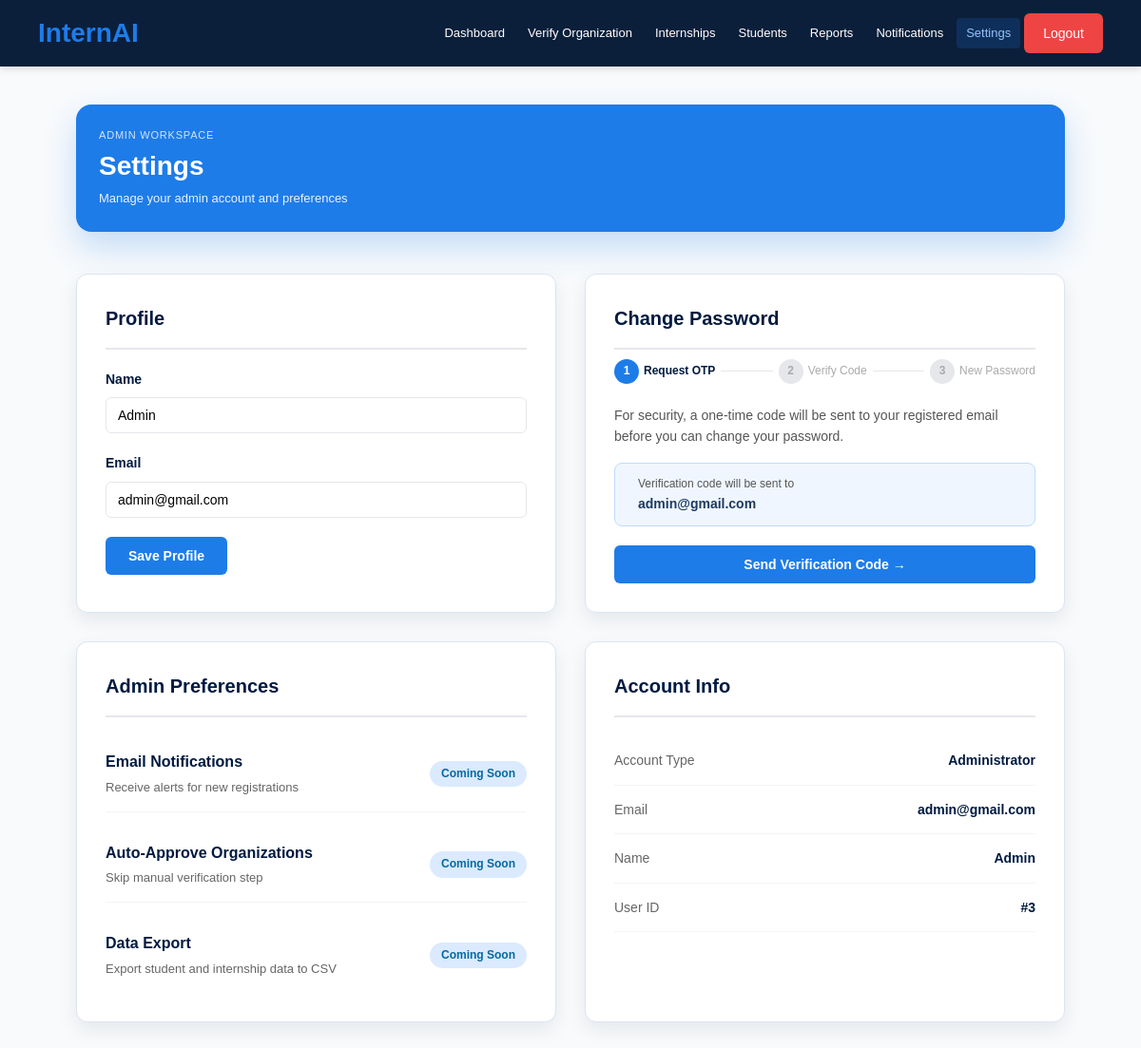
Screenshot of /admin/settings (signed in) with the database file from the repository.
### app.py (models this page shows)
class User(UserMixin, db.Model):
    id = db.Column(db.Integer, primary_key=True)
    name = db.Column(db.String(100))
    email = db.Column(db.String(100), unique=True)
    password = db.Column(db.String(100))
    role = db.Column(db.String(20))  # student, organization, admin

### app.py (the view, shortened to what this page needs)
@app.route('/admin/settings', methods=['GET', 'POST'])
@login_required
@admin_required
def admin_settings():
    success = None
    error   = None
    step    = request.args.get('step')   # None | 'otp' | 'newpass'
    return render_template('admin_settings.html', success=success, error=error, step=step)

### app.py (called while the page is built)
def admin_required(f):
    @wraps(f)
    def decorated_function(*args, **kwargs):
        if not current_user.is_authenticated or current_user.role != 'admin':
            return redirect(url_for('home'))
        return f(*args, **kwargs)
    return decorated_function

@login_manager.user_loader
def load_user(user_id):
    return User.query.get(int(user_id))

### templates/admin_settings.html (shortened to what this page needs)
{% extends "base.html" %} {% block content %}
<div class="container admin-dashboard-page adm-dashboard-vertical">
  <main class="adm-main">
  <section class="adm-header-card adm-page-hero">
    <div>
      <p class="adm-header-tag">Admin Workspace</p>
      <h1 class="adm-title">Settings</h1>
      <p class="adm-subtitle">Manage your admin account and preferences</p>
    </div>
  </section>
  <div style="display:grid;grid-template-columns:1fr 1fr;gap:30px;">
    <div style="background:white;border:1px solid #e5e7eb;border-radius:8px;padding:30px;box-shadow:0 2px 8px rgba(0,0,0,0.08);">
      <h2 style="color:#001a40;font-size:20px;margin-bottom:20px;padding-bottom:15px;border-bottom:2px solid #e5e7eb;">Profile</h2>
      <form method="POST" action="/admin/settings">
        <div class="form-group">
          <label>Name</label>
          <input type="text" name="name" value="{{ current_user.name }}" required>
        </div>
        <div class="form-group">
          <label>Email</label>
          <input type="email" name="email" value="{{ current_user.email }}" required>
        </div>
        <button type="submit" class="btn btn-primary">Save Profile</button>
      </form>
    </div>
    <div style="background:white;border:1px solid #e5e7eb;border-radius:8px;padding:30px;box-shadow:0 2px 8px rgba(0,0,0,0.08);">
      <h2 style="color:#001a40;font-size:20px;margin-bottom:6px;padding-bottom:15px;border-bottom:2px solid #e5e7eb;">Change Password</h2>
      <div style="display:flex;align-items:center;gap:6px;margin-bottom:22px;padding-top:4px;">
        {% set steps = [('1','Request OTP'), ('2','Verify Code'), ('3','New Password')] %}
        {% for num, label in steps %}
        {% set active = (num == '1' and not step) or (num == '2' and step == 'otp') or (num == '3' and step == 'newpass') %}
        {% set done   = (num == '1' and step in ['otp','newpass']) or (num == '2' and step == 'newpass') %}
        <div style="display:flex;align-items:center;gap:5px;">
          <div style="width:26px;height:26px;border-radius:50%;display:flex;align-items:center;justify-content:center;font-size:12px;font-weight:700;
                      background:{% if done %}#22c55e{% elif active %}#1e7ce8{% else %}#e5e7eb{% endif %};
                      color:{% if done or active %}white{% else %}#aaa{% endif %};">
            {% if done %}✓{% else %}{{ num }}{% endif %}
          </div>
          <span style="font-size:12px;font-weight:{% if active %}600{% else %}400{% endif %};
                       color:{% if active %}#001a40{% elif done %}#15803d{% else %}#aaa{% endif %};">
            {{ label }}
          </span>
        </div>
        {% if not loop.last %}
        <div style="flex:1;height:1px;background:{% if (num == '1' and step in ['otp','newpass']) or (num == '2' and step == 'newpass') %}#22c55e{% else %}#e5e7eb{% endif %};min-width:10px;"></div>
        {% endif %}
        {% endfor %}
      </div>
      {% if not step or (error in ['email_failed','no_otp','otp_expired']) %}
      <p style="color:#555;font-size:14px;margin-bottom:16px;">
        For security, a one-time code will be sent to your registered email before you can change your password.
      </p>
      <div style="background:#eff6ff;border:1px solid #bfdbfe;border-radius:8px;padding:12px 14px;margin-bottom:20px;display:flex;align-items:center;gap:10px;">
        <div>
          <div style="font-size:12px;color:#555;">Verification code will be sent to</div>
          <div style="font-size:14px;font-weight:700;color:#1e3a5f;">{{ current_user.email }}</div>
        </div>
      </div>
      <form method="POST" action="/admin/settings">
        <button type="submit" class="btn btn-primary" style="width:100%;">Send Verification Code →</button>
      </form>
      {% endif %}
    </div>
    <div style="background:white;border:1px solid #e5e7eb;border-radius:8px;padding:30px;box-shadow:0 2px 8px rgba(0,0,0,0.08);">
      <h2 style="color:#001a40;font-size:20px;margin-bottom:20px;padding-bottom:15px;border-bottom:2px solid #e5e7eb;">Admin Preferences</h2>
      <div style="display:flex;flex-direction:column;gap:16px;">
        <div style="display:flex;justify-content:space-between;align-items:center;padding:14px 0;border-bottom:1px solid #f3f4f6;">
          <div>
            <p style="font-weight:600;color:#001a40;margin:0;">Email Notifications</p>
            <p style="color:#666;font-size:13px;margin:4px 0 0 0;">Receive alerts for new registrations</p>
          </div>
          <span style="background:#dbeafe;color:#0369a1;padding:4px 12px;border-radius:20px;font-size:12px;font-weight:600;">Coming Soon</span>
        </div>
        <div style="display:flex;justify-content:space-between;align-items:center;padding:14px 0;border-bottom:1px solid #f3f4f6;">
          <div>
            <p style="font-weight:600;color:#001a40;margin:0;">Auto-Approve Organizations</p>
            <p style="color:#666;font-size:13px;margin:4px 0 0 0;">Skip manual verification step</p>
          </div>
          <span style="background:#dbeafe;color:#0369a1;padding:4px 12px;border-radius:20px;font-size:12px;font-weight:600;">Coming Soon</span>
        </div>
        <div style="display:flex;justify-content:space-between;align-items:center;padding:14px 0;">
          <div>
            <p style="font-weight:600;color:#001a40;margin:0;">Data Export</p>
            <p style="color:#666;font-size:13px;margin:4px 0 0 0;">Export student and internship data to CSV</p>
          </div>
          <span style="background:#dbeafe;color:#0369a1;padding:4px 12px;border-radius:20px;font-size:12px;font-weight:600;">Coming Soon</span>
        </div>
      </div>
    </div>
    <div style="background:white;border:1px solid #e5e7eb;border-radius:8px;padding:30px;box-shadow:0 2px 8px rgba(0,0,0,0.08);">
      <h2 style="color:#001a40;font-size:20px;margin-bottom:20px;padding-bottom:15px;border-bottom:2px solid #e5e7eb;">Account Info</h2>
      <div style="display:flex;flex-direction:column;gap:0;">
        {% for label, value in [('Account Type', 'Administrator'), ('Email', current_user.email), ('Name', current_user.name), ('User ID', '#' ~ current_user.id)] %}
        <div style="display:flex;justify-content:space-between;padding:14px 0;border-bottom:1px solid #f3f4f6;">
          <span style="color:#666;font-size:14px;">{{ label }}</span>
          <span style="font-weight:600;color:#001a40;font-size:14px;">{{ value }}</span>
        </div>
        {% endfor %}
      </div>
    </div>
  </div>
  </main>
</div>
{% endblock %}

### static/style.css (style rules this page uses)
* { margin: 0; padding: 0; box-sizing: border-box; font-family: Arial, sans-serif; }
body { background: #f8fafc; color: #0b1f3a; }

### static/admin.css (style rules this page uses)
:root { --primary-dark: #001a40; --primary-blue: #1e7ce8; --success: #22c55e; --danger: #ef4444; --warning: #fbbf24; --text-white: #ffffff; --text-dark: #333333; --text-light: #666666; --bg-white: #ffffff; --bg-light: #f1f5f9; --border-color: #e5e7eb; --shadow-sm: 0 2px 8px rgba(0, 0, 0, 0.08); --shadow-md: 0 4px 16px rgba(0, 0, 0, 0.12); --glass-border: rgba(30, 124, 232, 0.3); --glass-shadow: 0 4px 20px rgba(30, 124, 232, 0.12); --glass-shadow-hover: 0 8px 32px rgba(30, 124, 232, 0.28); --glass-bg: #ffffff; }
* { margin: 0; padding: 0; box-sizing: border-box; }
body { font-family: 'Segoe UI', Tahoma, Geneva, Verdana, sans-serif; background: #f8fafc; color: var(--text-dark); line-height: 1.6; }
.container { max-width: 1400px; margin: 0 auto; padding: 40px 20px; }
.btn { display: inline-block; padding: 12px 24px; border-radius: 6px; font-size: 14px; font-weight: 600; border: none; cursor: pointer; transition: all 0.3s ease; text-decoration: none; text-align: center; }
.btn-primary { background-color: var(--primary-blue); color: var(--text-white); }
.form-group { margin-bottom: 20px; }
.form-group label { display: block; margin-bottom: 8px; color: var(--primary-dark); font-weight: 600; font-size: 14px; }
.form-group input, .form-group textarea, .form-group select { width: 100%; padding: 10px 12px; border: 1px solid var(--border-color); border-radius: 6px; font-family: inherit; font-size: 14px; transition: all 0.3s ease; }
.admin-dashboard-page { max-width: 1440px; padding-top: 40px; }
.adm-main { display: flex; flex-direction: column; gap: 20px; }
.adm-header-card { border-radius: 16px; padding: 24px; background: #1e7ce8; color: #ffffff; box-shadow: 0 16px 34px rgba(30, 124, 232, 0.24); }
.adm-header-tag { font-size: 11px; letter-spacing: 0.8px; text-transform: uppercase; color: rgba(255, 255, 255, 0.8); margin-bottom: 6px; }
.adm-title { font-size: 30px; line-height: 1.2; margin-bottom: 8px; }
.adm-subtitle { color: rgba(255, 255, 255, 0.9); font-size: 13px; }
.adm-page-hero { margin-bottom: 22px; }
.adm-page-hero .adm-title { font-size: 28px; }
.admin-dashboard-page [style*="background:white"], .admin-dashboard-page [style*="background: white"] { border: 1px solid #dbe5f3 !important; border-radius: 12px !important; box-shadow: 0 8px 20px rgba(15, 23, 42, 0.08) !important; }
.adm-dashboard-vertical { max-width: 1220px; }
.adm-dashboard-vertical .adm-main { max-width: 1040px; margin: 0 auto; gap: 22px; }

### rows the page displays
User: name "Admin", email "admin@gmail.com", label "Email", label "Name"

### other values shown
{{ label }} "Dashboard" "Verify Organization" "Internships" "Students" "Reports" "Notifications" "Settings"
{{ num }} "1" "2" "3"
{{ label }} "Request OTP" "Verify Code" "New Password"
{{ label }} "Account Type" "User ID"
{{ value }} "Administrator" "#3"
